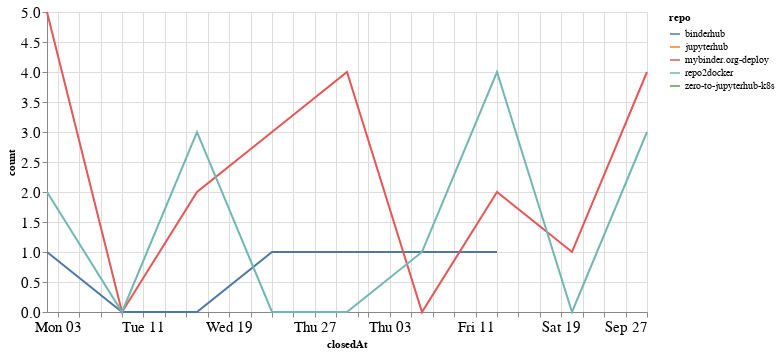

The notebook cell saved with this chart:
### Code cell
closed_by_time = closed_by.groupby('repo').resample('W', on='closedAt').count()['author'].reset_index()
closed_by_time = closed_by_time.rename(columns={'author': 'count'})

alt.Chart(closed_by_time, width=600).mark_line().encode(
    x='closedAt',
    y='count',
    color='repo',
    tooltip="repo"
)

### Figure 1 — Vega-Lite specification as saved in the notebook (floating-point values rounded to 4 significant figures)
{"config": {"axisLeft": {"labelFontSize": 15}, "axisBottom": {"labelFontSize": 15}}, "data": {"name": "data-6bf718a9aab4cf929ff3702f6775844a"}, "mark": "line", "encoding": {"color": {"type": "nominal", "field": "repo"}, "tooltip": {"type": "nominal", "field": "repo"}, "x": {"type": "temporal", "field": "closedAt"}, "y": {"type": "quantitative", "field": "count"}}, "width": 600, "$schema": "https://vega.github.io/schema/vega-lite/v4.8.1.json", "datasets": {"data-6bf718a9aab4cf929ff3702f6775844a": [{"repo": "binderhub", "closedAt": "2020-08-02T00:00:00", "count": 1}, {"repo": "binderhub", "closedAt": "2020-08-09T00:00:00", "count": 0}, {"repo": "binderhub", "closedAt": "2020-08-16T00:00:00", "count": 0}, {"repo": "binderhub", "closedAt": "2020-08-23T00:00:00", "count": 1}, {"repo": "binderhub", "closedAt": "2020-08-30T00:00:00", "count": 1}, {"repo": "binderhub", "closedAt": "2020-09-06T00:00:00", "count": 1}, {"repo": "binderhub", "closedAt": "2020-09-13T00:00:00", "count": 1}, {"repo": "jupyterhub", "closedAt": "2020-08-16T00:00:00", "count": 1}, {"repo": "mybinder.org-deploy", "closedAt": "2020-08-02T00:00:00", "count": 5}, {"repo": "mybinder.org-deploy", "closedAt": "2020-08-09T00:00:00", "count": 0}, {"repo": "mybinder.org-deploy", "closedAt": "2020-08-16T00:00:00", "count": 2}, {"repo": "mybinder.org-deploy", "closedAt": "2020-08-23T00:00:00", "count": 3}, {"repo": "mybinder.org-deploy", "closedAt": "2020-08-30T00:00:00", "count": 4}, {"repo": "mybinder.org-deploy", "closedAt": "2020-09-06T00:00:00", "count": 0}, {"repo": "mybinder.org-deploy", "closedAt": "2020-09-13T00:00:00", "count": 2}, {"repo": "mybinder.org-deploy", "closedAt": "2020-09-20T00:00:00", "count": 1}, {"repo": "mybinder.org-deploy", "closedAt": "2020-09-27T00:00:00", "count": 4}, {"repo": "repo2docker", "closedAt": "2020-08-02T00:00:00", "count": 2}, {"repo": "repo2docker", "closedAt": "2020-08-09T00:00:00", "count": 0}, {"repo": "repo2docker", "closedAt": "2020-08-16T00:00:00", "count": 3}, {"repo": "repo2docker", "closedAt": "2020-08-23T00:00:00", "count": 0}, {"repo": "repo2docker", "closedAt": "2020-08-30T00:00:00", "count": 0}, {"repo": "repo2docker", "closedAt": "2020-09-06T00:00:00", "count": 1}, {"repo": "repo2docker", "closedAt": "2020-09-13T00:00:00", "count": 4}, {"repo": "repo2docker", "closedAt": "2020-09-20T00:00:00", "count": 0}, {"repo": "repo2docker", "closedAt": "2020-09-27T00:00:00", "count": 3}, {"repo": "zero-to-jupyterhub-k8s", "closedAt": "2020-08-16T00:00:00", "count": 1}]}}
